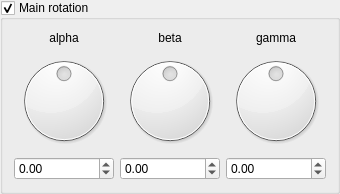
    <widget class="QGroupBox" name="groupCheck_mandelbox_main_rotation_enabled">
     <property name="title">
      <string>Main rotation</string>
     </property>
     <property name="checkable">
      <bool>true</bool>
     </property>
     <layout class="QVBoxLayout" name="verticalLayout_3">
      <item>
       <layout class="QGridLayout" name="gridLayout_2">
        <item row="1" column="0">
         <widget class="QDial" name="dial3_mandelbox_rotation_main_x">
          <property name="minimum">
           <number>-18000</number>
          </property>
          <property name="maximum">
           <number>18000</number>
          </property>
          <property name="wrapping">
           <bool>true</bool>
          </property>
         </widget>
        </item>
        <item row="1" column="1">
         <widget class="QDial" name="dial3_mandelbox_rotation_main_y">
          <property name="minimum">
           <number>-18000</number>
          </property>
          <property name="maximum">
           <number>18000</number>
          </property>
          <property name="wrapping">
           <bool>true</bool>
          </property>
         </widget>
        </item>
        <item row="0" column="1">
         <widget class="QLabel" name="label_14">
          <property name="text">
           <string>beta</string>
          </property>
          <property name="alignment">
           <set>Qt::AlignCenter</set>
          </property>
         </widget>
        </item>
        <item row="2" column="0">
         <widget class="MyDoubleSpinBox" name="spinboxd3_mandelbox_rotation_main_x">
          <property name="prefix">
           <string/>
          </property>
          <property name="suffix">
           <string/>
          </property>
          <property name="decimals">
           <number>2</number>
          </property>
          <property name="minimum">
           <double>-180.000000000000000</double>
          </property>
          <property name="maximum">
           <double>180.000000000000000</double>
          </property>
          <property name="singleStep">
           <double>1.000000000000000</double>
          </property>
         </widget>
        </item>
        <item row="0" column="0">
         <widget class="QLabel" name="label_13">
          <property name="text">
           <string>alpha</string>
          </property>
          <property name="alignment">
           <set>Qt::AlignCenter</set>
          </property>
         </widget>
        </item>
        <item row="1" column="2">
         <widget class="QDial" name="dial3_mandelbox_rotation_main_z">
          <property name="minimum">
           <number>-18000</number>
          </property>
          <property name="maximum">
           <number>18000</number>
          </property>
          <property name="wrapping">
           <bool>true</bool>
          </property>
         </widget>
        </item>
        <item row="0" column="2">
         <widget class="QLabel" name="label_15">
          <property name="text">
           <string>gamma</string>
          </property>
          <property name="alignment">
           <set>Qt::AlignCenter</set>
          </property>
         </widget>
        </item>
        <item row="2" column="1">
         <widget class="MyDoubleSpinBox" name="spinboxd3_mandelbox_rotation_main_y">
          <property name="prefix">
           <string/>
          </property>
          <property name="suffix">
           <string/>
          </property>
          <property name="decimals">
           <number>2</number>
          </property>
          <property name="minimum">
           <double>-180.000000000000000</double>
          </property>
          <property name="maximum">
           <double>180.000000000000000</double>
          </property>
          <property name="singleStep">
           <double>1.000000000000000</double>
          </property>
         </widget>
        </item>
        <item row="2" column="2">
         <widget class="MyDoubleSpinBox" name="spinboxd3_mandelbox_rotation_main_z">
          <property name="prefix">
           <string/>
          </property>
          <property name="suffix">
           <string/>
          </property>
          <property name="decimals">
           <number>2</number>
          </property>
          <property name="minimum">
           <double>-180.000000000000000</double>
          </property>
          <property name="maximum">
           <double>180.000000000000000</double>
          </property>
          <property name="singleStep">
           <double>1.000000000000000</double>
          </property>
         </widget>
        </item>
       </layout>
      </item>
     </layout>
    </widget>
